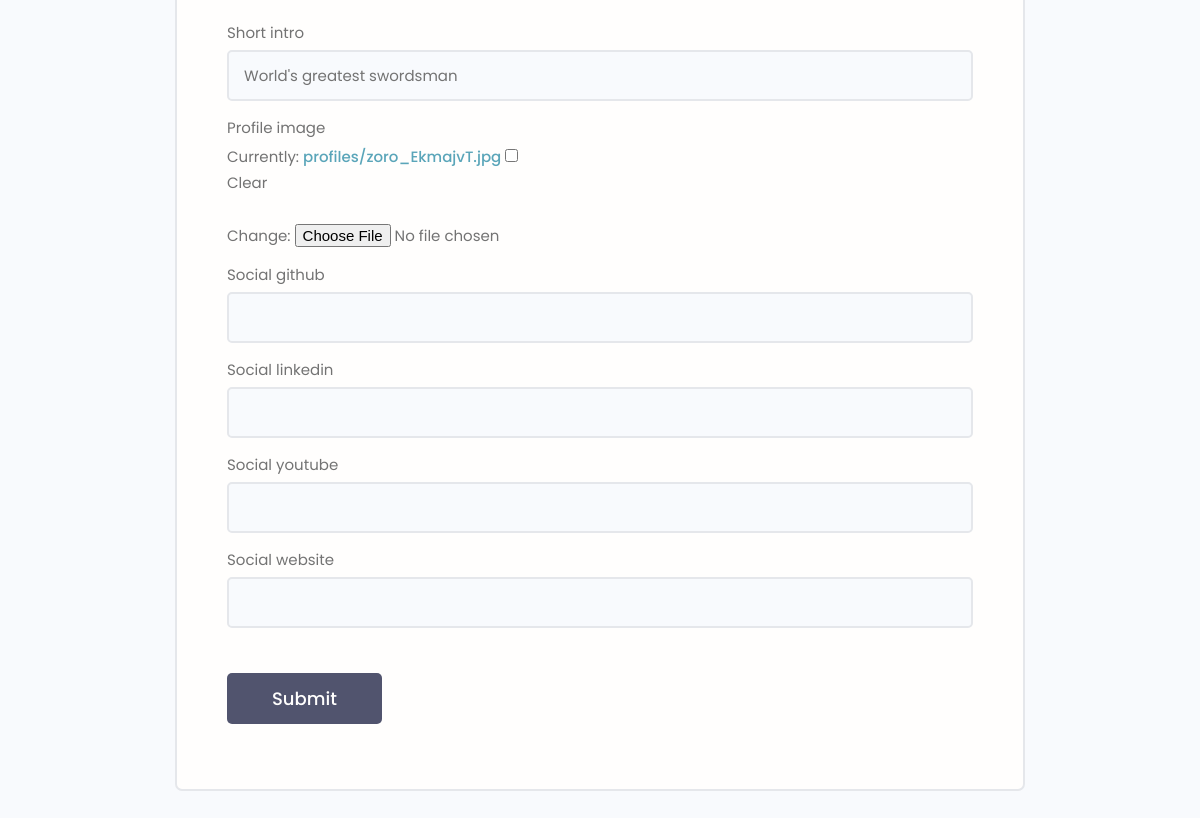
The page /edit-account/ (signed in, lower part) on the database as committed earlier.
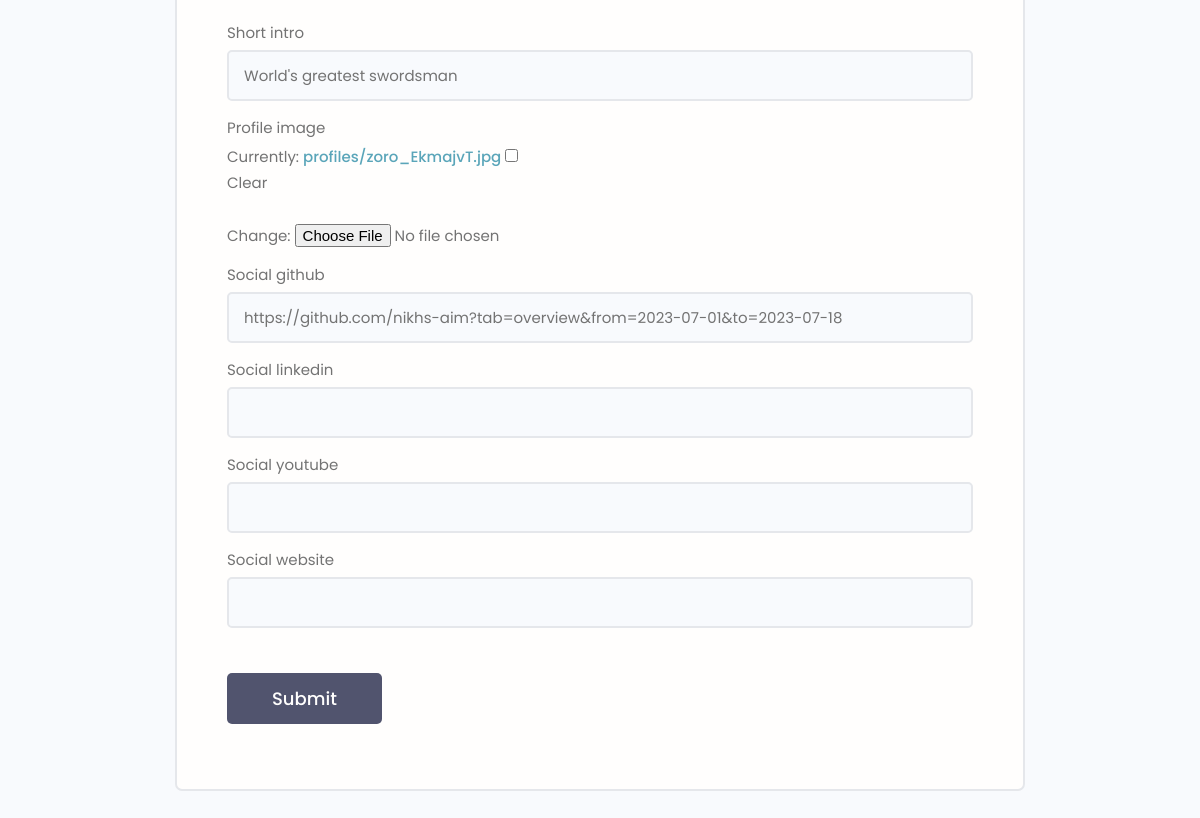
The same page on the database as committed later.
### users/models.py (models this page shows, shortened)
class Profile(models.Model):
    user=models.OneToOneField(User, on_delete=models.CASCADE,null=True,blank=True)
    name=models.CharField(max_length=200,null=True,blank=True)
    email=models.EmailField(max_length=500,blank=True,null=True)
    username=models.CharField(max_length=200,null=True,blank=True)
    location=models.CharField(max_length=200,null=True,blank=True)
    short_intro=models.CharField(max_length=200,null=True,blank=True)
    bio=models.TextField(null=True,blank=True)
    profile_image=models.ImageField(null=True,blank=True,upload_to='profiles',default='profiles/user-default.png')
    social_github=models.CharField(max_length=200,null=True,blank=True)
    social_twitter=models.CharField(max_length=200,null=True,blank=True)
    social_linkedin=models.CharField(max_length=200,null=True,blank=True)
    social_youtube=models.CharField(max_length=200,null=True,blank=True)
    social_website=models.CharField(max_length=200,null=True,blank=True)
    created_at=models.DateTimeField(auto_now_add=True)
    id=models.UUIDField(default=uuid.uuid4,unique=True,primary_key=True,editable=False)

### users/views.py (the view)
# urls.py: path('edit-account/',views.editAccount,name="edit-account"),
@login_required(login_url='login')
def editAccount(request):
    profile=request.user.profile
    form=ProfileForm(instance=profile)
    if request.method=='POST':
        form=ProfileForm(request.POST,request.FILES,instance=profile)
        if form.is_valid():
            form.save()
            return redirect('account')
    context={'form':form}
    return render (request,'users/profile_form.html',context)

### users/forms.py
class ProfileForm(ModelForm):
    class Meta:
        model=Profile
        fields=['name','email','username','location','bio','short_intro','profile_image','social_github','social_linkedin','social_youtube','social_website']
    def __init__(self, *args, **kwargs):
        super(ProfileForm,self).__init__( *args, **kwargs)
        for name, field in self.fields.items():
            field.widget.attrs.update({'class':'input'})

### users/templates/users/profile_form.html (shortened to what this page needs)
{% extends 'main.html' %}
{% block content %}
    <main class="formPage my-xl">
        <div class="content-box">
            <div class="formWrapper">
                <br>
                <form class="form" method="POST" action="{% url 'edit-account' %}" enctype="multipart/form-data">
                    {% for field in form %}
                    <div class="form__field">
                        <label for="formInput#text">{{field.label}}</label>
                        {{field}}
                    </div>
                    {% endfor %}
                    <input class="btn btn--sub btn--lg  my-md" type="submit" value="Submit" />
                </form>
            </div>
        </div>
    </main>
{% endblock %}

Rows that differ between the two databases and show on the page:
changed Profile "World's greatest swordsman": social_github (not shown) → "https://github.com/nikhs-aim?tab=overview&from=2023-07-01&to=2023-07-18"
